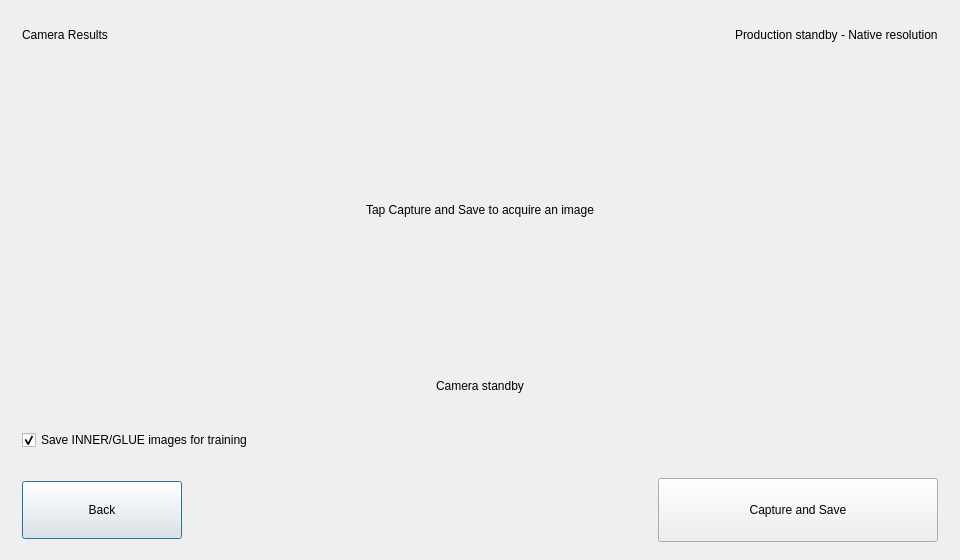
<?xml version="1.0" encoding="UTF-8"?>
<ui version="4.0">
 <class>CameraMonitorDialog</class>
 <widget class="QDialog" name="CameraMonitorDialog">
  <property name="geometry">
   <rect>
    <x>0</x>
    <y>0</y>
    <width>960</width>
    <height>560</height>
   </rect>
  </property>
  <property name="minimumSize">
   <size>
    <width>800</width>
    <height>480</height>
   </size>
  </property>
  <property name="windowTitle">
   <string>Camera Results</string>
  </property>
  <layout class="QVBoxLayout" name="cameraPageLayout">
   <property name="spacing">
    <number>14</number>
   </property>
   <property name="leftMargin">
    <number>22</number>
   </property>
   <property name="topMargin">
    <number>18</number>
   </property>
   <property name="rightMargin">
    <number>22</number>
   </property>
   <property name="bottomMargin">
    <number>18</number>
   </property>
   <item>
    <layout class="QHBoxLayout" name="cameraTitleLayout">
     <item>
      <widget class="QLabel" name="lblCameraPageTitle">
       <property name="text"><string>Camera Results</string></property>
      </widget>
     </item>
     <item>
      <spacer name="cameraTitleSpacer">
       <property name="orientation"><enum>Qt::Horizontal</enum></property>
       <property name="sizeHint" stdset="0"><size><width>40</width><height>20</height></size></property>
      </spacer>
     </item>
     <item>
      <widget class="QLabel" name="lblCaptureMode">
       <property name="text"><string>Production standby - Native resolution</string></property>
      </widget>
     </item>
    </layout>
   </item>
   <item>
    <widget class="QFrame" name="cameraImageFrame">
     <property name="frameShape"><enum>QFrame::NoFrame</enum></property>
     <layout class="QVBoxLayout" name="imageLayout">
      <property name="leftMargin"><number>10</number></property>
      <property name="topMargin"><number>10</number></property>
      <property name="rightMargin"><number>10</number></property>
      <property name="bottomMargin"><number>10</number></property>
      <item>
       <widget class="QLabel" name="lblCapturedImage">
        <property name="minimumSize"><size><width>0</width><height>270</height></size></property>
        <property name="text"><string>Tap Capture and Save to acquire an image</string></property>
        <property name="alignment"><set>Qt::AlignCenter</set></property>
        <property name="scaledContents"><bool>false</bool></property>
       </widget>
      </item>
     </layout>
    </widget>
   </item>
   <item>
   <widget class="QLabel" name="lblCameraPageStatus">
     <property name="text"><string>Camera standby</string></property>
     <property name="alignment"><set>Qt::AlignCenter</set></property>
   </widget>
   </item>
   <item>
    <widget class="QCheckBox" name="chkSaveProductionImages">
     <property name="minimumSize"><size><width>0</width><height>48</height></size></property>
     <property name="text"><string>Save INNER/GLUE images for training</string></property>
     <property name="checked"><bool>true</bool></property>
    </widget>
   </item>
   <item>
    <layout class="QHBoxLayout" name="cameraActionLayout">
     <item>
      <widget class="QPushButton" name="btnCameraBack">
       <property name="minimumSize"><size><width>160</width><height>58</height></size></property>
       <property name="text"><string>Back</string></property>
      </widget>
     </item>
     <item>
      <spacer name="cameraActionSpacer">
       <property name="orientation"><enum>Qt::Horizontal</enum></property>
       <property name="sizeHint" stdset="0"><size><width>40</width><height>20</height></size></property>
      </spacer>
     </item>
     <item>
      <widget class="QPushButton" name="btnManualCapture">
       <property name="minimumSize"><size><width>280</width><height>64</height></size></property>
       <property name="text"><string>Capture and Save</string></property>
      </widget>
     </item>
    </layout>
   </item>
  </layout>
 </widget>
 <resources/>
 <connections/>
</ui>
